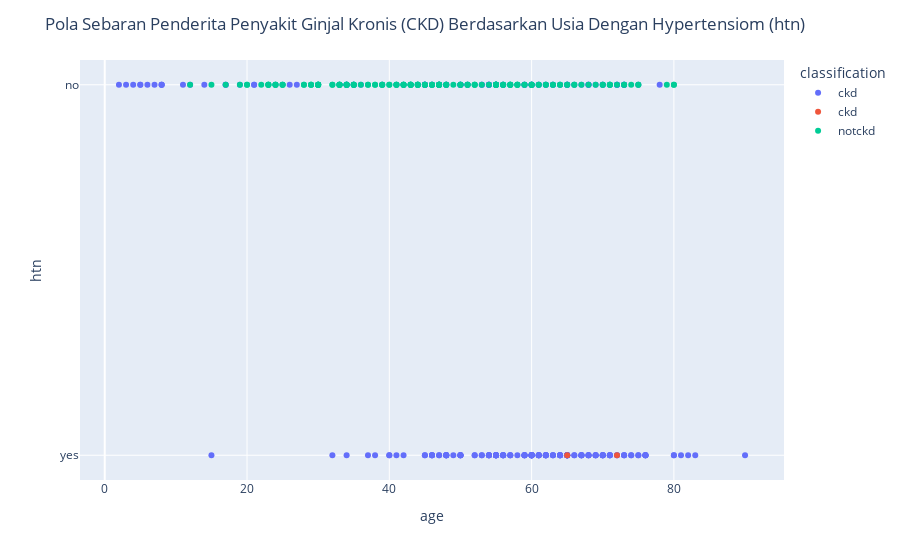

The notebook cell saved with this chart:
### Code cell
fig = px.scatter(data,
    x = data['age'], y = data['htn'],
    color="classification")
fig.update_layout(title='Pola Sebaran Penderita Penyakit Ginjal Kronis (CKD) Berdasarkan Usia Dengan Hypertensiom (htn)')
fig.show()

### Figure 1 — Plotly figure (JSON) as saved in the notebook; plotly's stock layout.template omitted (floating-point values rounded to 4 significant figures; data arrays with more than 128 entries replaced by an {"elided": "..."} marker saying what was removed)
{"data": [{"hovertemplate": "classification=ckd<br>age=%{x}<br>htn=%{y}<extra></extra>", "legendgroup": "ckd", "marker": {"color": "#636efa", "symbol": "circle"}, "mode": "markers", "name": "ckd", "orientation": "h", "showlegend": true, "type": "scatter", "x": {"elided": "248 int values"}, "xaxis": "x", "y": {"elided": "248 str values"}, "yaxis": "y"}, {"hovertemplate": "classification=ckd\t<br>age=%{x}<br>htn=%{y}<extra></extra>", "legendgroup": "ckd\t", "marker": {"color": "#EF553B", "symbol": "circle"}, "mode": "markers", "name": "ckd\t", "orientation": "h", "showlegend": true, "type": "scatter", "x": [72, 65], "xaxis": "x", "y": ["yes", "yes"], "yaxis": "y"}, {"hovertemplate": "classification=notckd<br>age=%{x}<br>htn=%{y}<extra></extra>", "legendgroup": "notckd", "marker": {"color": "#00cc96", "symbol": "circle"}, "mode": "markers", "name": "notckd", "orientation": "h", "showlegend": true, "type": "scatter", "x": {"elided": "150 int values"}, "xaxis": "x", "y": {"elided": "150 str values"}, "yaxis": "y"}], "layout": {"legend": {"title": {"text": "classification"}, "tracegroupgap": 0}, "margin": {"t": 60}, "title": {"text": "Pola Sebaran Penderita Penyakit Ginjal Kronis (CKD) Berdasarkan Usia Dengan Hypertensiom (htn)"}, "xaxis": {"anchor": "y", "domain": [0, 1], "title": {"text": "age"}}, "yaxis": {"anchor": "x", "domain": [0, 1], "title": {"text": "htn"}}}}
